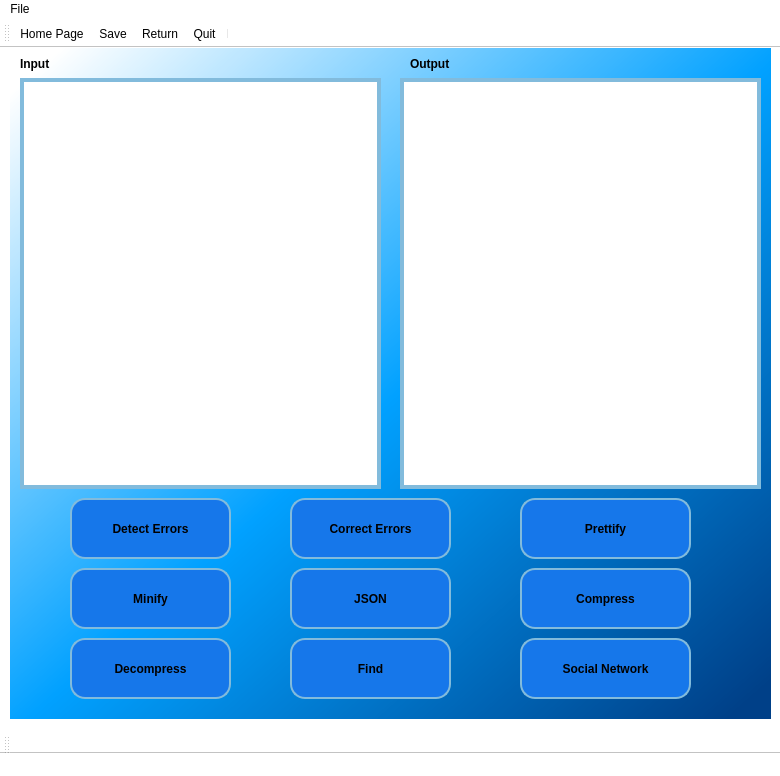
<?xml version="1.0" encoding="UTF-8"?>
<ui version="4.0">
 <class>MainWindow</class>
 <widget class="QMainWindow" name="MainWindow">
  <property name="geometry">
   <rect>
    <x>0</x>
    <y>0</y>
    <width>780</width>
    <height>776</height>
   </rect>
  </property>
  <property name="cursor">
   <cursorShape>ArrowCursor</cursorShape>
  </property>
  <property name="windowTitle">
   <string>MainWindow</string>
  </property>
  <property name="styleSheet">
   <string notr="true">*{
	 
	background: white;
}</string>
  </property>
  <widget class="QWidget" name="centralwidget">
   <widget class="QStackedWidget" name="stackedWidget">
    <property name="geometry">
     <rect>
      <x>10</x>
      <y>0</y>
      <width>761</width>
      <height>671</height>
     </rect>
    </property>
    <property name="styleSheet">
     <string notr="true">*{
	background-color: qlineargradient(spread:pad, x1:0, y1:0, x2:1, y2:1, stop:0.0340909 rgba(255, 255, 255, 255), stop:0.511364 rgba(1, 161, 255, 255), stop:0.971591 rgba(0, 64, 136, 255));
	
	
	
	

}</string>
    </property>
    <property name="currentIndex">
     <number>3</number>
    </property>
    <widget class="QWidget" name="page">
     <widget class="QLabel" name="label">
      <property name="geometry">
       <rect>
        <x>30</x>
        <y>40</y>
        <width>711</width>
        <height>91</height>
       </rect>
      </property>
      <property name="styleSheet">
       <string notr="true">*{
	
	font: 75 20pt &quot;Times New Roman&quot;;
	background: none;
}</string>
      </property>
      <property name="text">
       <string>Choose how do want to enter your file:</string>
      </property>
     </widget>
     <widget class="QRadioButton" name="radioButton">
      <property name="geometry">
       <rect>
        <x>100</x>
        <y>310</y>
        <width>461</width>
        <height>121</height>
       </rect>
      </property>
      <property name="styleSheet">
       <string notr="true">*{
	
	font: 75 20pt &quot;Times New Roman&quot;;
	
	background: none;
}</string>
      </property>
      <property name="text">
       <string>Enter the file's Text</string>
      </property>
     </widget>
     <widget class="QRadioButton" name="radioButton_2">
      <property name="geometry">
       <rect>
        <x>101</x>
        <y>150</y>
        <width>551</width>
        <height>81</height>
       </rect>
      </property>
      <property name="styleSheet">
       <string notr="true">*{
	
	font: 75 20pt &quot;Times New Roman&quot;;
	
	background: none;
}</string>
      </property>
      <property name="text">
       <string>Enter the file's path</string>
      </property>
     </widget>
    </widget>
    <widget class="QWidget" name="page_2">
     <widget class="QPushButton" name="pushButton_11">
      <property name="geometry">
       <rect>
        <x>570</x>
        <y>170</y>
        <width>91</width>
        <height>41</height>
       </rect>
      </property>
      <property name="styleSheet">
       <string notr="true">*{
border-radius: 15px;
background:#1677ea;
border: 2px solid #82bbdc
}</string>
      </property>
      <property name="text">
       <string>OK</string>
      </property>
     </widget>
     <widget class="QPushButton" name="pushButton">
      <property name="geometry">
       <rect>
        <x>699</x>
        <y>88</y>
        <width>41</width>
        <height>41</height>
       </rect>
      </property>
      <property name="styleSheet">
       <string notr="true">*{
border-image: url(:/icons/icons/icons8-file-explorer-64.png);
background: none;
}</string>
      </property>
      <property name="text">
       <string/>
      </property>
     </widget>
     <widget class="QLineEdit" name="lineEdit">
      <property name="geometry">
       <rect>
        <x>197</x>
        <y>96</y>
        <width>481</width>
        <height>31</height>
       </rect>
      </property>
      <property name="styleSheet">
       <string notr="true">*{
border-radius: 15px;
background-color: rgb(255, 255, 255);
color: black;
border: 3px solid #82bbdc;
}</string>
      </property>
      <property name="text">
       <string/>
      </property>
     </widget>
     <widget class="QLabel" name="label_2">
      <property name="geometry">
       <rect>
        <x>10</x>
        <y>90</y>
        <width>171</width>
        <height>41</height>
       </rect>
      </property>
      <property name="styleSheet">
       <string notr="true">*{
	
	background: none;
	color: black;
	font: 75 14pt &quot;Times New Roman&quot;;
font-weight: bold;
}

</string>
      </property>
      <property name="text">
       <string>Enter The Path</string>
      </property>
     </widget>
    </widget>
    <widget class="QWidget" name="page_3">
     <widget class="QLabel" name="label_3">
      <property name="geometry">
       <rect>
        <x>20</x>
        <y>30</y>
        <width>291</width>
        <height>31</height>
       </rect>
      </property>
      <property name="styleSheet">
       <string notr="true">*{
	
	background: none;
	color: black;
	font: 75 14pt &quot;Times New Roman&quot;;
font-weight: bold;
}



</string>
      </property>
      <property name="text">
       <string>Enter your file as a text</string>
      </property>
     </widget>
     <widget class="QTextEdit" name="textEdit">
      <property name="geometry">
       <rect>
        <x>20</x>
        <y>60</y>
        <width>671</width>
        <height>261</height>
       </rect>
      </property>
      <property name="styleSheet">
       <string notr="true">*{
	background-color: rgb(255, 255, 255);
	color: black;
border: 4px solid #82bbdc;
}

</string>
      </property>
     </widget>
     <widget class="QPushButton" name="pushButton_2">
      <property name="geometry">
       <rect>
        <x>560</x>
        <y>330</y>
        <width>81</width>
        <height>31</height>
       </rect>
      </property>
      <property name="styleSheet">
       <string notr="true">*{
border-radius: 15px;
background:#1677ea;
border: 2px solid #82bbdc
}</string>
      </property>
      <property name="text">
       <string>OK</string>
      </property>
     </widget>
    </widget>
    <widget class="QWidget" name="page_4">
     <widget class="QTextBrowser" name="textBrowser">
      <property name="geometry">
       <rect>
        <x>10</x>
        <y>30</y>
        <width>361</width>
        <height>411</height>
       </rect>
      </property>
      <property name="styleSheet">
       <string notr="true">*{
	background-color: rgb(255, 255, 255);
	color: black;
border: 4px solid #82bbdc;
}
QScrollBar
{ 
background: #0223d4; 
border: 2px solid black;
}
</string>
      </property>
     </widget>
     <widget class="QTextBrowser" name="textBrowser_2">
      <property name="geometry">
       <rect>
        <x>390</x>
        <y>30</y>
        <width>361</width>
        <height>411</height>
       </rect>
      </property>
      <property name="styleSheet">
       <string notr="true">*{
	background-color: rgb(255, 255, 255);
	color: black;
border: 4px solid #82bbdc;
}
QScrollBar
{ 
background: #0223d4; 
border: 2px solid black;
}

</string>
      </property>
     </widget>
     <widget class="QLabel" name="label_4">
      <property name="geometry">
       <rect>
        <x>10</x>
        <y>0</y>
        <width>111</width>
        <height>31</height>
       </rect>
      </property>
      <property name="styleSheet">
       <string notr="true">*{
	
	background: none;
	color: black;
	font: 75 14pt &quot;Times New Roman&quot;;
font-weight: bold;
}</string>
      </property>
      <property name="text">
       <string>Input</string>
      </property>
     </widget>
     <widget class="QLabel" name="label_5">
      <property name="geometry">
       <rect>
        <x>400</x>
        <y>0</y>
        <width>121</width>
        <height>31</height>
       </rect>
      </property>
      <property name="styleSheet">
       <string notr="true">*{
	
	background: none;
	color: black;
	font: 75 14pt &quot;Times New Roman&quot;;
font-weight: bold;
}</string>
      </property>
      <property name="text">
       <string>Output</string>
      </property>
     </widget>
     <widget class="QPushButton" name="pushButton_8">
      <property name="geometry">
       <rect>
        <x>60</x>
        <y>590</y>
        <width>161</width>
        <height>61</height>
       </rect>
      </property>
      <property name="styleSheet">
       <string notr="true">*{
QProperty-icon:  url(:/icons/icons/istockphoto-1425454929-170667a.jpg);
QProperty-iconSize: 30px 30px;
text-align: center;
border-radius: 15px;
background:#1677ea;
border: 2px solid #82bbdc;
min-width: 70px;
font-weight: bold;

}
</string>
      </property>
      <property name="text">
       <string>Decompress</string>
      </property>
     </widget>
     <widget class="QPushButton" name="pushButton_12">
      <property name="geometry">
       <rect>
        <x>510</x>
        <y>590</y>
        <width>171</width>
        <height>61</height>
       </rect>
      </property>
      <property name="styleSheet">
       <string notr="true">*{
QProperty-icon: url(:/icons/icons/networking.png);
QProperty-iconSize: 30px 30px;
text-align: center;
border-radius: 15px;
background:#1677ea;
border: 2px solid #82bbdc;
min-width: 70px;
font-weight: bold;

}
</string>
      </property>
      <property name="text">
       <string>Social Network</string>
      </property>
     </widget>
     <widget class="QPushButton" name="pushButton_10">
      <property name="geometry">
       <rect>
        <x>280</x>
        <y>590</y>
        <width>161</width>
        <height>61</height>
       </rect>
      </property>
      <property name="styleSheet">
       <string notr="true">*{
QProperty-icon:  url(:/icons/icons/seo.png);
QProperty-iconSize: 30px 30px;
text-align: center;
border-radius: 15px;
background:#1677ea;
border: 2px solid #82bbdc;
min-width: 70px;
font-weight: bold;

}
</string>
      </property>
      <property name="text">
       <string>Find</string>
      </property>
     </widget>
     <widget class="QPushButton" name="pushButton_9">
      <property name="geometry">
       <rect>
        <x>280</x>
        <y>520</y>
        <width>161</width>
        <height>61</height>
       </rect>
      </property>
      <property name="styleSheet">
       <string notr="true">*{
QProperty-icon: url(:/icons/icons/json.png);
QProperty-iconSize: 30px 30px;
text-align: center;
border-radius: 15px;
background:#1677ea;
border: 2px solid #82bbdc;
min-width: 70px;
font-weight: bold;

}
</string>
      </property>
      <property name="text">
       <string>JSON</string>
      </property>
     </widget>
     <widget class="QPushButton" name="pushButton_7">
      <property name="geometry">
       <rect>
        <x>510</x>
        <y>520</y>
        <width>171</width>
        <height>61</height>
       </rect>
      </property>
      <property name="styleSheet">
       <string notr="true">*{
QProperty-icon:url(:/icons/icons/zip.png);
QProperty-iconSize: 30px 30px;
text-align: center;
border-radius: 15px;
background:#1677ea;
border: 2px solid #82bbdc;
min-width: 70px;
font-weight: bold;

}
</string>
      </property>
      <property name="text">
       <string>Compress</string>
      </property>
     </widget>
     <widget class="QPushButton" name="pushButton_5">
      <property name="geometry">
       <rect>
        <x>510</x>
        <y>450</y>
        <width>171</width>
        <height>61</height>
       </rect>
      </property>
      <property name="styleSheet">
       <string notr="true">*{
QProperty-icon: url(:/icons/icons/code.png);
QProperty-iconSize: 30px 30px;
text-align: center;
border-radius: 15px;
background:#1677ea;
border: 2px solid #82bbdc;
min-width: 70px;
font-weight: bold;

}
</string>
      </property>
      <property name="text">
       <string>Prettify</string>
      </property>
     </widget>
     <widget class="QPushButton" name="pushButton_4">
      <property name="geometry">
       <rect>
        <x>280</x>
        <y>450</y>
        <width>161</width>
        <height>61</height>
       </rect>
      </property>
      <property name="styleSheet">
       <string notr="true">*{
QProperty-icon:  url(:/icons/icons/success.png);
QProperty-iconSize: 30px 30px;
text-align: center;
border-radius: 15px;
background:#1677ea;
border: 2px solid #82bbdc;
min-width: 70px;
font-weight: bold;
}
</string>
      </property>
      <property name="text">
       <string>Correct Errors</string>
      </property>
     </widget>
     <widget class="QPushButton" name="pushButton_3">
      <property name="geometry">
       <rect>
        <x>60</x>
        <y>450</y>
        <width>161</width>
        <height>61</height>
       </rect>
      </property>
      <property name="styleSheet">
       <string notr="true">*{
QProperty-icon: url(:/icons/icons/icons8-warning-64.png);
QProperty-iconSize: 30px 30px;
border-radius: 15px;
background:#1677ea;
border: 2px solid #82bbdc;
text-align: center;
min-width: 70px;
font-weight: bold;

}

</string>
      </property>
      <property name="text">
       <string>Detect Errors</string>
      </property>
     </widget>
     <widget class="QPushButton" name="pushButton_6">
      <property name="geometry">
       <rect>
        <x>60</x>
        <y>520</y>
        <width>161</width>
        <height>61</height>
       </rect>
      </property>
      <property name="styleSheet">
       <string notr="true">*{
QProperty-icon:  url(:/icons/icons/1200x630bb (1).png);
QProperty-iconSize: 30px 30px;
text-align: center;
border-radius: 15px;
background:#1677ea;
border: 2px solid #82bbdc;
min-width: 70px;
font-weight: bold;

}
</string>
      </property>
      <property name="text">
       <string>Minify</string>
      </property>
     </widget>
    </widget>
    <widget class="QWidget" name="page_5">
     <widget class="QComboBox" name="comboBox">
      <property name="geometry">
       <rect>
        <x>320</x>
        <y>100</y>
        <width>91</width>
        <height>31</height>
       </rect>
      </property>
      <item>
       <property name="text">
        <string>post</string>
       </property>
      </item>
      <item>
       <property name="text">
        <string>topic</string>
       </property>
      </item>
     </widget>
     <widget class="QPushButton" name="Search_2">
      <property name="geometry">
       <rect>
        <x>570</x>
        <y>150</y>
        <width>121</width>
        <height>41</height>
       </rect>
      </property>
      <property name="styleSheet">
       <string notr="true">*{
border-radius: 15px;
background:#1677ea;
border: 2px solid #82bbdc
}</string>
      </property>
      <property name="text">
       <string>search</string>
      </property>
     </widget>
     <widget class="QLabel" name="label_6">
      <property name="geometry">
       <rect>
        <x>40</x>
        <y>90</y>
        <width>261</width>
        <height>41</height>
       </rect>
      </property>
      <property name="styleSheet">
       <string notr="true">*{
	
	background: none;
	color: black;
	font: 75 14pt &quot;Times New Roman&quot;;
font-weight: bold;
}

</string>
      </property>
      <property name="text">
       <string>choose where to search :</string>
      </property>
     </widget>
     <widget class="QTextBrowser" name="founded">
      <property name="geometry">
       <rect>
        <x>30</x>
        <y>220</y>
        <width>681</width>
        <height>261</height>
       </rect>
      </property>
      <property name="styleSheet">
       <string notr="true">*{
	background-color: rgb(255, 255, 255);
	color: black;
border: 4px solid #82bbdc;
}
QScrollBar
{ 
background: #0223d4; 
border: 2px solid black;
}

</string>
      </property>
     </widget>
     <widget class="QLineEdit" name="search_bar">
      <property name="geometry">
       <rect>
        <x>30</x>
        <y>150</y>
        <width>511</width>
        <height>41</height>
       </rect>
      </property>
      <property name="styleSheet">
       <string notr="true">*{
border-radius: 15px;
background-color: rgb(255, 255, 255);
color: black;
border: 3px solid #82bbdc;
}</string>
      </property>
      <property name="text">
       <string/>
      </property>
     </widget>
    </widget>
    <widget class="QWidget" name="page_6">
     <widget class="QTextBrowser" name="output">
      <property name="geometry">
       <rect>
        <x>30</x>
        <y>10</y>
        <width>691</width>
        <height>261</height>
       </rect>
      </property>
      <property name="styleSheet">
       <string notr="true">*{
	background-color: rgb(255, 255, 255);
	color: black;
border: 4px solid #82bbdc;
}
QScrollBar
{ 
background: #0223d4; 
border: 2px solid black;
}

</string>
      </property>
     </widget>
     <widget class="QPushButton" name="Search_4">
      <property name="geometry">
       <rect>
        <x>50</x>
        <y>370</y>
        <width>131</width>
        <height>61</height>
       </rect>
      </property>
      <property name="styleSheet">
       <string notr="true">*{
border-radius: 15px;
background:#1677ea;
border: 2px solid #82bbdc
}</string>
      </property>
      <property name="text">
       <string>influencer</string>
      </property>
     </widget>
     <widget class="QPushButton" name="Search_5">
      <property name="geometry">
       <rect>
        <x>50</x>
        <y>300</y>
        <width>131</width>
        <height>61</height>
       </rect>
      </property>
      <property name="styleSheet">
       <string notr="true">*{
border-radius: 15px;
background:#1677ea;
border: 2px solid #82bbdc
}</string>
      </property>
      <property name="text">
       <string>most active user</string>
      </property>
     </widget>
     <widget class="QPushButton" name="Search_6">
      <property name="geometry">
       <rect>
        <x>50</x>
        <y>440</y>
        <width>131</width>
        <height>61</height>
       </rect>
      </property>
      <property name="styleSheet">
       <string notr="true">*{
border-radius: 15px;
background:#1677ea;
border: 2px solid #82bbdc
}</string>
      </property>
      <property name="text">
       <string>common</string>
      </property>
     </widget>
     <widget class="QPushButton" name="Search_7">
      <property name="geometry">
       <rect>
        <x>50</x>
        <y>510</y>
        <width>131</width>
        <height>61</height>
       </rect>
      </property>
      <property name="styleSheet">
       <string notr="true">*{
border-radius: 15px;
background:#1677ea;
border: 2px solid #82bbdc
}</string>
      </property>
      <property name="text">
       <string>suggestion</string>
      </property>
     </widget>
     <widget class="QLineEdit" name="search_bar_3">
      <property name="geometry">
       <rect>
        <x>200</x>
        <y>520</y>
        <width>471</width>
        <height>41</height>
       </rect>
      </property>
      <property name="styleSheet">
       <string notr="true">*{
border-radius: 15px;
background-color: rgb(255, 255, 255);
color: black;
border: 3px solid #82bbdc;
}</string>
      </property>
      <property name="text">
       <string/>
      </property>
     </widget>
     <widget class="QLineEdit" name="search_bar_4">
      <property name="geometry">
       <rect>
        <x>440</x>
        <y>450</y>
        <width>231</width>
        <height>41</height>
       </rect>
      </property>
      <property name="styleSheet">
       <string notr="true">*{
border-radius: 15px;
background-color: rgb(255, 255, 255);
color: black;
border: 3px solid #82bbdc;
}</string>
      </property>
      <property name="text">
       <string/>
      </property>
     </widget>
     <widget class="QLineEdit" name="search_bar_5">
      <property name="geometry">
       <rect>
        <x>200</x>
        <y>450</y>
        <width>231</width>
        <height>41</height>
       </rect>
      </property>
      <property name="styleSheet">
       <string notr="true">*{
border-radius: 15px;
background-color: rgb(255, 255, 255);
color: black;
border: 3px solid #82bbdc;
}</string>
      </property>
      <property name="text">
       <string/>
      </property>
     </widget>
    </widget>
   </widget>
  </widget>
  <widget class="QStatusBar" name="statusbar"/>
  <widget class="QMenuBar" name="menubar">
   <property name="geometry">
    <rect>
     <x>0</x>
     <y>0</y>
     <width>780</width>
     <height>25</height>
    </rect>
   </property>
   <widget class="QMenu" name="menufile">
    <property name="title">
     <string>File</string>
    </property>
    <addaction name="actionHome_Page"/>
    <addaction name="actionSave"/>
    <addaction name="actionReturn"/>
    <addaction name="actionQuit"/>
   </widget>
   <addaction name="menufile"/>
  </widget>
  <widget class="QToolBar" name="toolBar">
   <property name="windowTitle">
    <string>toolBar</string>
   </property>
   <attribute name="toolBarArea">
    <enum>BottomToolBarArea</enum>
   </attribute>
   <attribute name="toolBarBreak">
    <bool>false</bool>
   </attribute>
  </widget>
  <widget class="QToolBar" name="toolBar_2">
   <property name="windowTitle">
    <string>toolBar_2</string>
   </property>
   <attribute name="toolBarArea">
    <enum>TopToolBarArea</enum>
   </attribute>
   <attribute name="toolBarBreak">
    <bool>false</bool>
   </attribute>
   <addaction name="actionHome_Page"/>
   <addaction name="actionSave"/>
   <addaction name="actionReturn"/>
   <addaction name="actionQuit"/>
   <addaction name="separator"/>
  </widget>
  <action name="actionSave">
   <property name="icon">
    <iconset resource="rec.qrc">
     <normaloff>:/icons/icons/memory-card.png</normaloff>:/icons/icons/memory-card.png</iconset>
   </property>
   <property name="text">
    <string>Save</string>
   </property>
  </action>
  <action name="actionReturn">
   <property name="icon">
    <iconset resource="rec.qrc">
     <normaloff>:/icons/icons/exchange.png</normaloff>:/icons/icons/exchange.png</iconset>
   </property>
   <property name="text">
    <string>Return</string>
   </property>
  </action>
  <action name="actionQuit">
   <property name="icon">
    <iconset resource="rec.qrc">
     <normaloff>:/icons/icons/exit.png</normaloff>:/icons/icons/exit.png</iconset>
   </property>
   <property name="text">
    <string>Quit</string>
   </property>
  </action>
  <action name="actionHome_Page">
   <property name="icon">
    <iconset resource="rec.qrc">
     <normaloff>:/icons/icons/icons8-home-64 (1).png</normaloff>:/icons/icons/icons8-home-64 (1).png</iconset>
   </property>
   <property name="text">
    <string>Home Page</string>
   </property>
  </action>
 </widget>
 <resources>
  <include location="rec.qrc"/>
 </resources>
 <connections/>
</ui>
